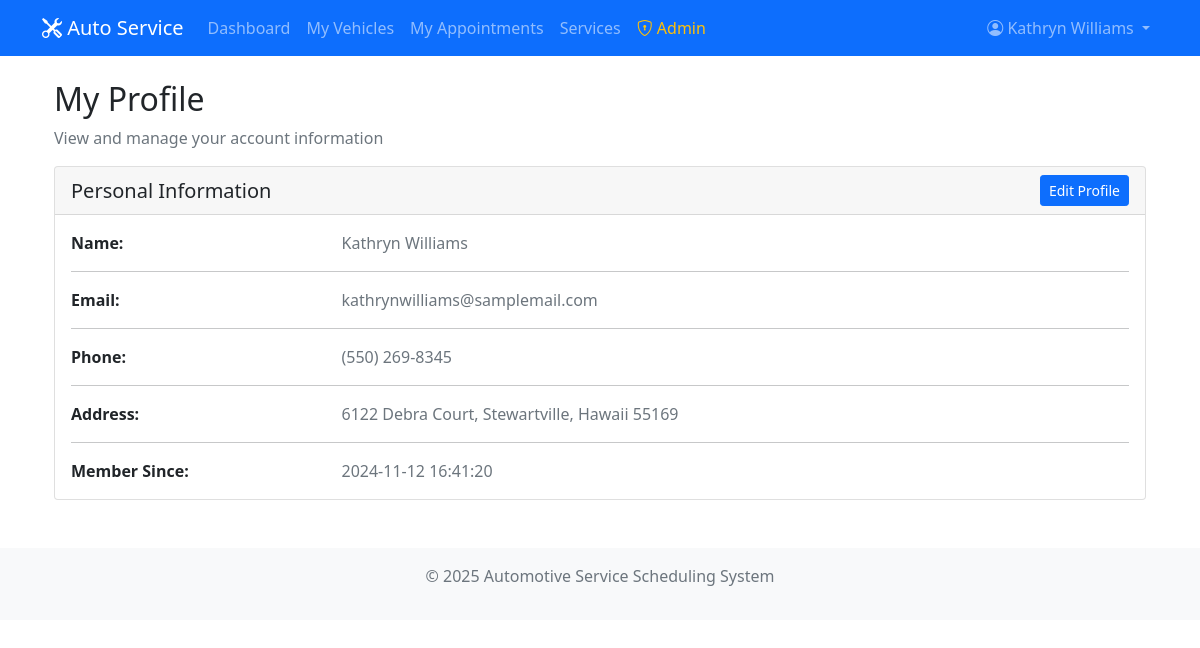
Page /profile (signed in) on the earlier database version.
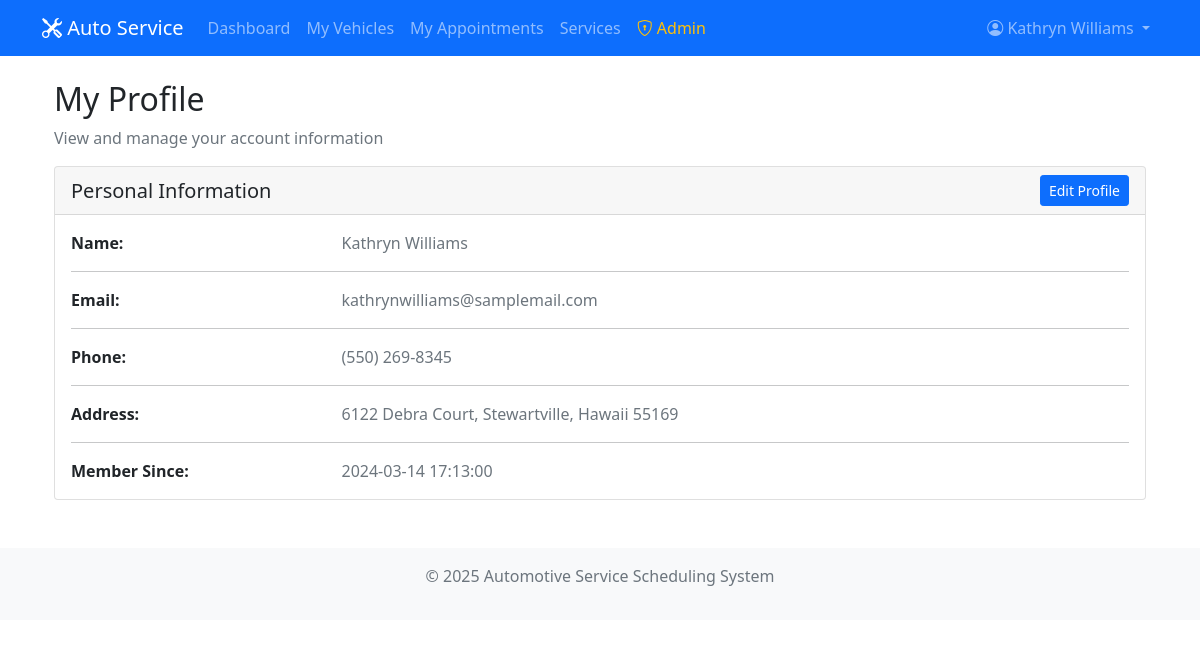
Same page on the later database version.
### tables this page shows
CREATE TABLE customers (
    id INTEGER PRIMARY KEY AUTOINCREMENT,
    first_name TEXT NOT NULL,
    last_name TEXT NOT NULL,
    email TEXT UNIQUE NOT NULL,
    password TEXT NOT NULL,
    phone TEXT NOT NULL,
    address TEXT,
    created_at TIMESTAMP DEFAULT CURRENT_TIMESTAMP
);

### app.py (the view)
@app.route('/profile')
@login_required
def profile():
    current_customer = get_current_customer()
    return render_template('profile.html', current_customer=current_customer)

### app.py (called while the page is built)
def get_db_connection():
    conn = sqlite3.connect(DATABASE)
    conn.row_factory = sqlite3.Row
    return conn

def login_required(f):
    @wraps(f)
    def decorated_function(*args, **kwargs):
        if 'customer_id' not in session:
            flash('Please log in to access this page.', 'warning')
            return redirect(url_for('login'))
        return f(*args, **kwargs)
    return decorated_function

def get_current_customer():
    if 'customer_id' not in session:
        return None
    conn = get_db_connection()
    customer = conn.execute(
        'SELECT * FROM customers WHERE id = ?',
        (session['customer_id'],)
    ).fetchone()
    conn.close()
    return customer

### templates/profile.html (shortened to what this page needs)
{% extends "base.html" %}
{% block content %}
<div class="container mt-4">
    <div class="row">
        <div class="col-12">
            <h2>My Profile</h2>
            <p class="text-muted">View and manage your account information</p>
        </div>
    </div>
    <div class="row">
        <div class="col-12">
            <div class="card">
                <div class="card-header d-flex justify-content-between align-items-center">
                    <h5 class="mb-0">Personal Information</h5>
                    <a href="{{ url_for('edit_profile') }}" class="btn btn-sm btn-primary">
                         Edit Profile
                    </a>
                </div>
                <div class="card-body">
                    <div class="row">
                        <div class="col-sm-3">
                            <p class="mb-0"><strong>Name:</strong></p>
                        </div>
                        <div class="col-sm-9">
                            <p class="text-muted mb-0">{{ current_customer.first_name }} {{ current_customer.last_name }}</p>
                        </div>
                    </div>
                    <hr>
                    <div class="row">
                        <div class="col-sm-3">
                            <p class="mb-0"><strong>Email:</strong></p>
                        </div>
                        <div class="col-sm-9">
                            <p class="text-muted mb-0">{{ current_customer.email }}</p>
                        </div>
                    </div>
                    <hr>
                    <div class="row">
                        <div class="col-sm-3">
                            <p class="mb-0"><strong>Phone:</strong></p>
                        </div>
                        <div class="col-sm-9">
                            <p class="text-muted mb-0">{{ current_customer.phone }}</p>
                        </div>
                    </div>
                    <hr>
                    <div class="row">
                        <div class="col-sm-3">
                            <p class="mb-0"><strong>Address:</strong></p>
                        </div>
                        <div class="col-sm-9">
                            <p class="text-muted mb-0">
                                {% if current_customer.address %}
                                    {{ current_customer.address }}
                                {% else %}
                                    <em>No address provided</em>
                                {% endif %}
                            </p>
                        </div>
                    </div>
                    <hr>
                    <div class="row">
                        <div class="col-sm-3">
                            <p class="mb-0"><strong>Member Since:</strong></p>
                        </div>
                        <div class="col-sm-9">
                            <p class="text-muted mb-0">{{ current_customer.created_at }}</p>
                        </div>
                    </div>
                </div>
            </div>
        </div>
    </div>
</div>
{% endblock %}

Differences in the rows shown:
changed customers "Kathryn": created_at "2024-11-12 16:41:20" → "2024-03-14 17:13:00"
